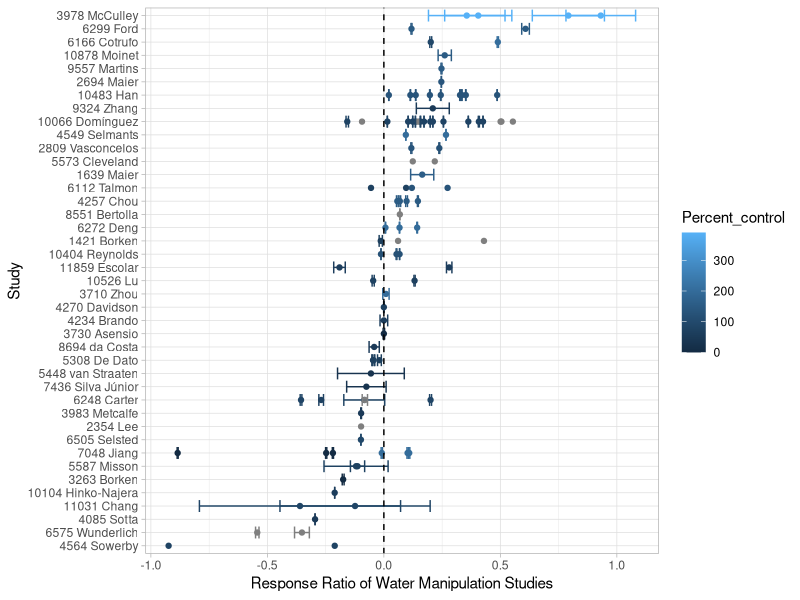
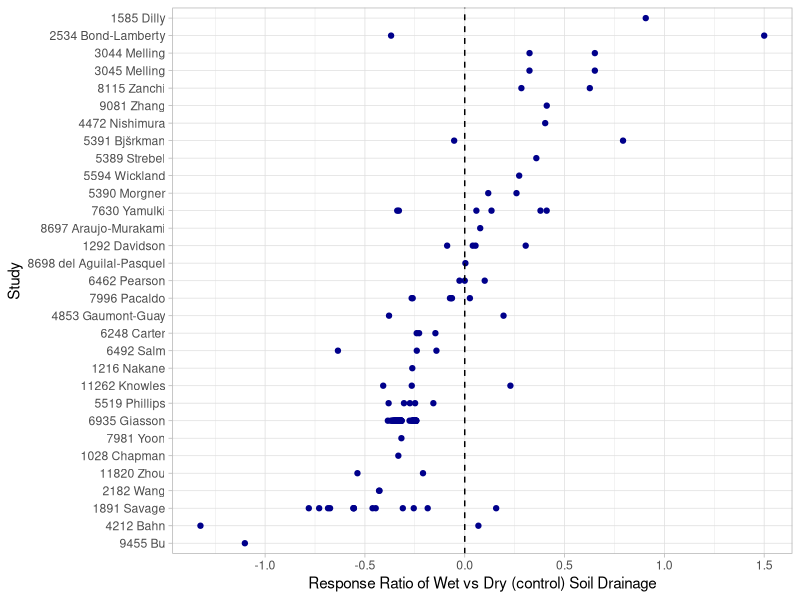

Reproduce these figures in R, in order.
## ---- chunk 1
# Load packages
library(readr)
library(dplyr)
library(tidyr)
library(ggplot2)
library(kableExtra)
library(forcats)

# Read in SRDB
read_csv("./rs/srdb-data.csv") %>% 
  select(Study_number, Record_number, Author, Study_midyear, Latitude, Ecosystem_type, 
         Manipulation, Manipulation_level, Meas_method,
         Rs_annual, Soil_drainage, Elevation) -> srdb

# Will turn this into a function once it works!!
# search_srdb <- function(srdb, data, column) {
#   # Function to search the Soil Respiration Database for specific data in a specified column
#   # Function will take in `srdb` (data frame of SRDB data), `data` a vector of values to search, and
#   # `column` chatacter string of the column name to search within; returns a dataframe with search results
#   
#   cat("Searching database for...", data,"...in the", column, "column")
#   
#   dplyr::filter(srdb, grepl(paste(data, collapse = "|"), x = column))
  
# }
## ---- chunk 2

#search_srdb(srdb, data = hydro, column = 'Manipulation')

# Filter for studies with water manipulations
srdb %>% 
  # Studies with manipulations that start with "Irrigat" or "Drought" or are "Precipitation amount change"
  filter(grepl("^(Irrigat[a-z]*|Drought|Precipitation amount change)$", Manipulation, ignore.case = TRUE)) %>% 
  distinct(Study_number) %>% 
  left_join(srdb, by = "Study_number") %>%
  # Filter for rows with control and irrigation rows
  group_by(Study_number) %>% 
  filter(Manipulation == "None" |
           grepl("^(Irrigat[a-z]*|Drought|Precipitation amount change)$", Manipulation, ignore.case = TRUE))  -> water_manipulations

# Summarise and count the number of studies
water_manipulations %>% 
  group_by(Ecosystem_type) %>% 
  summarise(n_studies = length(unique(Study_number)), .groups = "drop") %>% 
  mutate(M_Type = "Water manipulation") %>% 
  arrange(desc(n_studies)) %>% 
  rename(Ecosystem_Type = Ecosystem_type) %>% 
  select(M_Type, Ecosystem_Type, n_studies) -> wm_summary

# Make table display
kable(wm_summary) %>% kable_styling(full_width = FALSE)

#ADD COMMENT
water_manipulations %>% 
  filter(Ecosystem_type %in% c("Forest", "Grassland", "Agriculture")) %>%
  group_by(Ecosystem_type, Manipulation, Manipulation_level) %>% 
  summarise(n_obs = n(), .groups = "drop")

# Read in extra (non-SRDB) data on N, treatment level, Rs s.d., and merge in
# This is the google sheet, directly downloaded
read_csv("rs/Variance and N - Water manipulations.csv", skip = 2, col_types = "ddcdcccdcddddddc") %>% 
  select(Record_number, N, SD_Rs_annual, Percent_control) %>% 
  right_join(water_manipulations) ->
  water_manipulations

# Isolate control row (manipulation of "None") and use that to compute response ratio
water_manipulations %>% 
  filter(Manipulation == "None") %>% 
  # Some studies have more than one site; latitude is a proxy for site here
  group_by(Study_number, Ecosystem_type, Study_midyear, Latitude, Meas_method) %>% 
  summarise(Rs_none = mean(Rs_annual, na.rm = TRUE),
            Rs_SD_none = mean(SD_Rs_annual, na.rm = TRUE),
            N_none = mean(N, na.rm = TRUE), .groups = "drop") %>% 
  filter(!is.na(Rs_none)) %>% 
  left_join(water_manipulations, by = c("Study_number", "Ecosystem_type",
                                        "Study_midyear", "Latitude", "Meas_method")) %>% 
  mutate(rr = log(Rs_annual / Rs_none), 
         rr_var = SD_Rs_annual ^ 2 / (N * Rs_annual ^ 2) + 
           Rs_SD_none ^ 2 / (N_none * Rs_none ^ 2),  # Eq. 1 in Hedges (1999)
         Study = paste(Study_number, Author)) %>% 
  filter(Manipulation != "None", !is.na(rr)) ->
  wm_response_ratios

  ggplot(wm_response_ratios, aes(x = rr, y = fct_reorder(Study, rr), color = Percent_control)) + 
    geom_point() + 
    geom_errorbarh(aes(xmin = rr - rr_var, xmax = rr + rr_var), na.rm = TRUE) +
    geom_vline(xintercept = 0, linetype = "dashed") + 
    labs(x = "Response Ratio of Water Manipulation Studies", y = "Study") +
    theme_light()

## ---- chunk 3

drainage <- c("Dry", "Wet")
# Need studies that have BOTH dry and wet drainage 

srdb %>%   
  group_by(Study_number) %>% 
  filter(grepl(paste(drainage, collapse = "|"), x = Soil_drainage)) %>% 
  # Count the number of unique soil drainage types per study 
  summarise(n_drain = length(unique(Soil_drainage)), .groups = "drop") %>% 
  # We only want studies with 2 or more soil drainage types
  filter(n_drain > 1) %>% 
  left_join(srdb, by = "Study_number") -> drainage_type

drainage_type %>% 
  group_by(Ecosystem_type) %>% 
  summarise(n_studies = length(unique(Study_number)), .groups = "drop") %>% 
  mutate(M_Type = "Soil drainage") %>% 
  arrange(desc(n_studies)) %>% 
  rename(Ecosystem_Type = Ecosystem_type) %>% 
  select(M_Type, Ecosystem_Type, n_studies) -> drain_summary

kable(drain_summary) %>% kable_styling(full_width = FALSE)

drainage_type %>% 
  filter(Ecosystem_type %in% c("Forest", "Grassland", "Agriculture")) %>% 
  group_by(Ecosystem_type, Soil_drainage) %>% 
  summarise(n_obs = n(), .groups = "drop")

# Isolate soil "wet" row and use that as 'treatment' to compute response ratio
drainage_type %>% 
  filter(Manipulation == "None", Soil_drainage == "Wet") %>% 
  group_by(Study_number, Ecosystem_type, Study_midyear) %>% 
  summarise(Rs_wet = mean(Rs_annual, na.rm = TRUE), .groups = "drop") %>% 
  filter(!is.na(Rs_wet)) %>% 
  left_join(drainage_type, by = c("Study_number", "Ecosystem_type", "Study_midyear")) %>% 
  filter(Soil_drainage == "Dry") %>% 
  mutate(rr = log(Rs_wet / Rs_annual), 
         Study = paste(Study_number, Author)) -> drainage_resp

  ggplot(drainage_resp, aes(x = rr, y = fct_reorder(Study, rr))) + 
    geom_point(colour = "darkblue") + 
    geom_vline(xintercept = 0, linetype = "dashed") + 
    labs(x = "Response Ratio of Wet vs Dry (control) Soil Drainage", y = "Study") +
    theme_light()

## ---- chunk 4

# We only want to see the number of studies for forest ecosystems 

bind_rows(wm_summary, drain_summary) %>% 
  filter(Ecosystem_Type == "Forest") %>% kable() %>% kable_styling(full_width = FALSE)

water_manipulations %>% 
  bind_rows(drainage_type) %>%
  ungroup %>% 
  filter(Ecosystem_type %in% c("Forest", "Grassland", "Agriculture")) %>% 
  group_by(Ecosystem_type, Manipulation) %>% 
  summarise(n_Rs_annual = length(!is.na(Rs_annual)), .groups = "drop") %>% 
  arrange(desc(n_Rs_annual)) %>% 
  kable() %>% kable_styling(full_width = FALSE)
